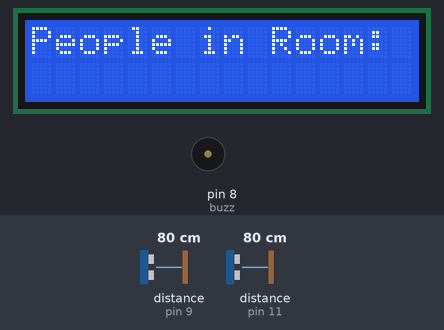
Bench run of a sketch on a simulated Arduino Uno, built with avr-gcc and run on an emulated ATmega328P. Shown: 16×2 character LCD, buzzer (waves = sounding, pin HIGH). Wiring (inferred from the names in the program): 2 × ultrasonic range finder: trigger pin 10, echo pin 9 / trigger pin 12, echo pin 11. The inputs (shaded band) are chosen by the test bench; at power-on: distance to the obstacle (sensors on pin 9, pin 11) 80 cm. The echo pulse lasts 58.3 µs per cm; pins used as bus, display or sensor lines are not drawn.

Above: at 0.1 s.
At 0.8 s:
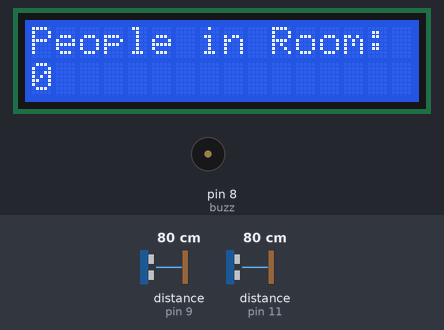

The sketch:

visitor_counter.ino
```cpp
#include <LiquidCrystal.h>

LiquidCrystal lcd(1,2,3,4,5,6);

//designating pin names
const int trigPin = 10;
const int trigPin1 = 12;
const int echoPin = 9;
const int echoPin1 = 11;
const int buzz = 8;

long duration, durationNew,duration1, durationNew1;
int distance,distanceNew, count=0,distance1,distanceNew1, count1=0,x;

int flag1=0, flag2=0;

void setup(){
  pinMode(trigPin, OUTPUT);
  pinMode(echoPin, INPUT);
  pinMode(trigPin1, OUTPUT);
  pinMode(echoPin1, INPUT);
  pinMode(buzz, OUTPUT);
  lcd.begin(16,2);
  lcd.clear();
  lcd.setCursor(0,0);
  lcd.print("People in Room:");

}
void loop() {
  flag1=0;
  flag2=0;


  digitalWrite(trigPin, LOW);
  delayMicroseconds(2);
  digitalWrite(trigPin, HIGH);
  delayMicroseconds(10);
  digitalWrite(trigPin, LOW);

  duration=pulseIn(echoPin, HIGH);
  distance= duration*0.034/2;                            //distance from sensor 1


  digitalWrite(trigPin1, LOW);
  delayMicroseconds(2);
  digitalWrite(trigPin1, HIGH);
  delayMicroseconds(10);
  digitalWrite(trigPin1, LOW);

  duration1=pulseIn(echoPin1, HIGH);
  distance1= duration1*0.034/2;                          //distance from sensor 2


  delay(700);

  digitalWrite(trigPin, LOW);
  delayMicroseconds(2);
  digitalWrite(trigPin, HIGH);
  delayMicroseconds(10);
  digitalWrite(trigPin, LOW);

  durationNew=pulseIn(echoPin, HIGH);
  distanceNew= durationNew*0.034/2;                     //New distance from Sensor 1


  digitalWrite(trigPin1, LOW);
  delayMicroseconds(2);
  digitalWrite(trigPin1, HIGH);
  delayMicroseconds(10);
  digitalWrite(trigPin1, LOW);

  durationNew1=pulseIn(echoPin1, HIGH);
  distanceNew1= durationNew1*0.034/2;                   //New distance from Sensor 2


  while((11*(distanceNew)/10) < distance)               //Comparing the new and old distance of sensor 1 with a error margin of 10%
  {                                                     //Therefore goes into the loop if something is detected in sensor 1
    if(flag1==0){
        flag1=1;                                        //flag1 set to 1
    }
        digitalWrite(trigPin1, LOW);
  		  delayMicroseconds(2);
        digitalWrite(trigPin1, HIGH);                  //sensor 1 has been isolated but sensor 2 is still sending ultrasonic in loop
        delayMicroseconds(10);
        digitalWrite(trigPin1, LOW);

        durationNew1=pulseIn(echoPin1, HIGH);
        distanceNew1= durationNew1*0.034/2;

    	  delay(100);

    	  if((11*(distanceNew1)/10)<distance1)           //searching for any change in new distance of sensor 2
  		  {
    		    count=count+1;                             //if found then the person has entered the room

          	digitalWrite(buzz, HIGH);                  //Set the buzzer on

        	  break;
  		  }
  }
  while((11*(distanceNew1)/10)<distance1&& flag1==0)  //Comparing the new and old distance of sensor 1 with a error margin of 10%
  {                                                   //Therefore goes into the loop if something is detected in sensor 1
    if(flag2==0){
        flag2=1;                                      //flag1 set to 1
    }
      digitalWrite(trigPin, LOW);
      delayMicroseconds(2);
      digitalWrite(trigPin, HIGH);                     //sensor 2 has been isolated but sensor 1 is still sending ultrasonic in loop
      delayMicroseconds(10);
      digitalWrite(trigPin, LOW);

      durationNew=pulseIn(echoPin, HIGH);
      distanceNew= durationNew*0.034/2;
      delay(100);
      if((11*(distanceNew)/10)<distance)               //searching for any change in new distance of sensor 1
  		{
    		count=count-1;                                 //if found then the person has exited the room
        	break;
  		}
  }

  lcd.setCursor(0,1);                                  //LCD screen cursor set to second row first column

  if(count>=0)
  {
    lcd.print(count);                                  //printing no. of people inside if count is grater than 0
  }
  else
  {
    lcd.print(0);                                      //else no. of people inside is zero
  }
  delay(100);
  digitalWrite(buzz, LOW);                             //buzzer set off

}
```
